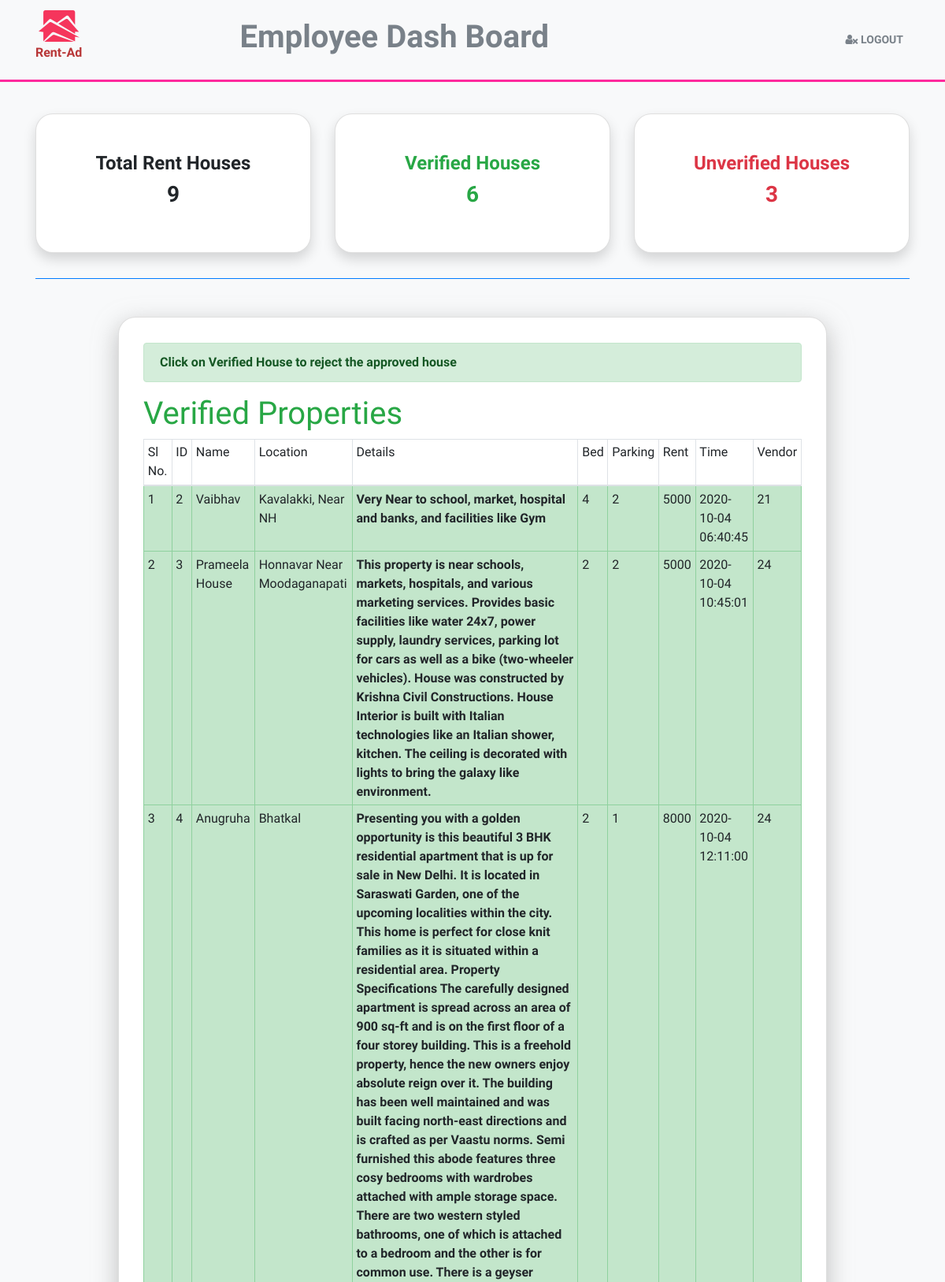
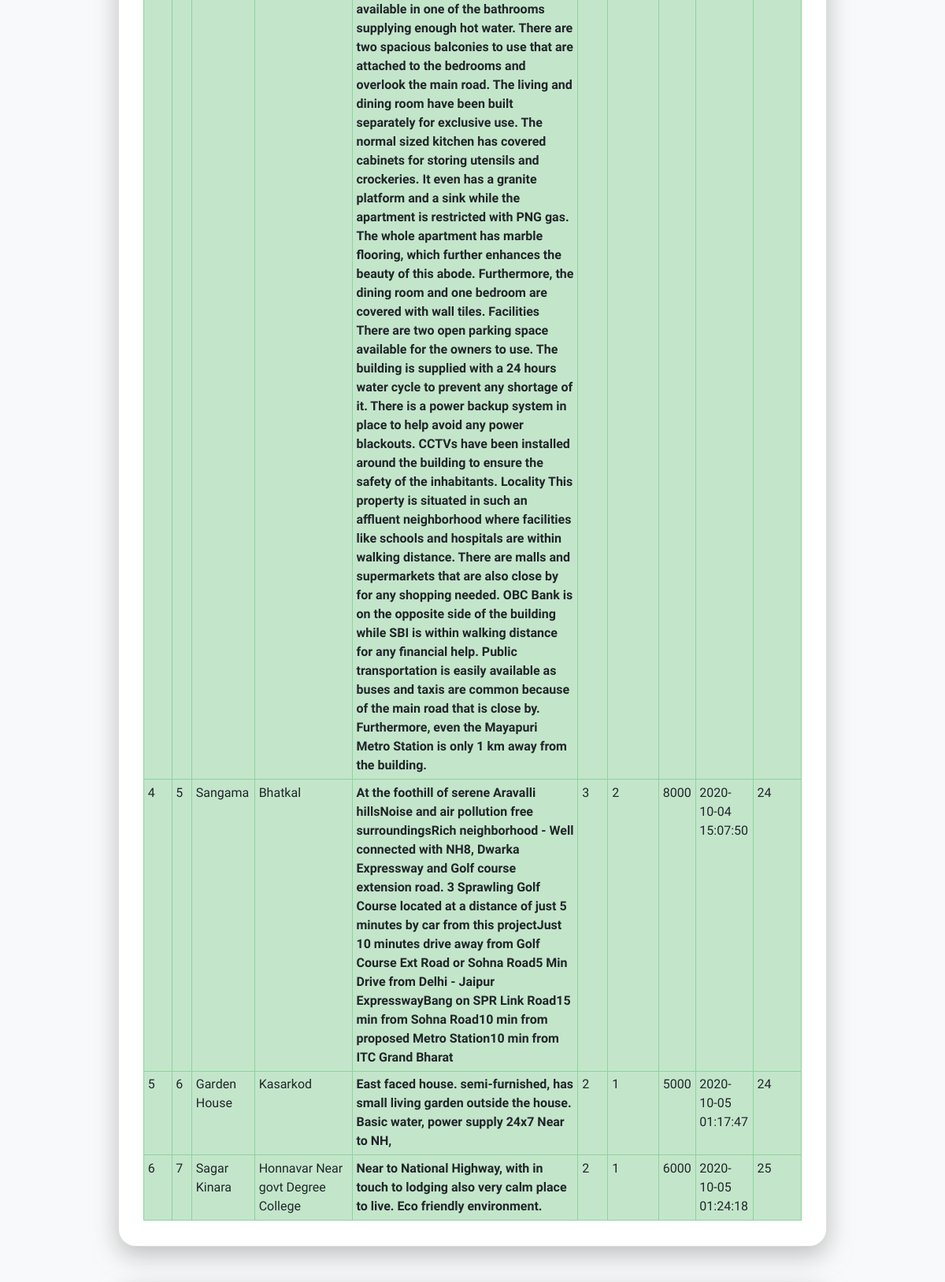
The app's page /employee/dashboard.php (signed in, upper part) with its own data (2 pictures, top to bottom).
### tables this page shows
CREATE TABLE IF NOT EXISTS `properties` (
  `id` int(10) NOT NULL AUTO_INCREMENT COMMENT 'property ID',
  `name` varchar(255) DEFAULT NULL COMMENT 'Property Name or Title',
  `location` varchar(255) NOT NULL COMMENT 'Location of the property',
  `details` varchar(3000) NOT NULL COMMENT 'Property Description',
  `bed` int(2) NOT NULL COMMENT 'Bedrooms ',
  `parking` int(2) NOT NULL COMMENT 'Car parking lot',
  `rpm` varchar(10) NOT NULL COMMENT 'Rent per month / Maintenance Charges',
  `time` timestamp NOT NULL DEFAULT CURRENT_TIMESTAMP COMMENT 'The time of property upload',
  `vendor_id` int(11) DEFAULT NULL,
  `is_verified` tinyint(1) NOT NULL,
  PRIMARY KEY (`id`),
  KEY `id` (`id`),
  KEY `id_2` (`id`)
);

### employee/dashboard.php (the view, shortened to what this page needs)
<?php
    include '../inc/dbconnection.inc.php';
    $rentVerifiedHouses = $rentunVerifiedHouses = [];
    $totalHouses = 0;
    if(isset($_SESSION['employee']['id'])) {
        $verifiedHouseQuery = "SELECT * FROM properties Where is_verified > 0";
        $unVerifiedHouses = "SELECT * FROM properties Where is_verified < 1";
        $verifiedHouses = $conn->query($verifiedHouseQuery);
        $unVerifiedHouses = $conn -> query($unVerifiedHouses);
        foreach ($verifiedHouses as $verifiedHouse ) {
            $rentVerifiedHouses[] = $verifiedHouse;
        }
        foreach ($unVerifiedHouses as $unVerifiedHouse ) {
            $rentunVerifiedHouses[] = $unVerifiedHouse;
        }
        $totalHouses = count($rentVerifiedHouses) + count($rentunVerifiedHouses);
    } else {
        header('location: index.php?employee-must-login');
    }
?>
<!DOCTYPE html>
<html lang="en">
<head>
    <?php include 'inc/links.inc.php'; ?>
</head>
<body class="bg-light">
    <nav class="navbar navbar-expand-md navbar-light bg-light">
        <div class="container">
            <a href="<?php echo $_SERVER['PHP_SELF']; ?>" class="navbar-brand text-center">
                <img src="../assets/icons/favicon.png" alt="rent-ad">
                <h6 class="navbar-brand-name py-1">Rent-Ad</h6>
            </a>
            <div class="collapse navbar-collapse" id="main-nav">
                <ul class="navbar-nav mx-auto">
                    <h2 class="h1 nav-item text-secondary font-weight-bolder">Employee Dash Board</h2>
                </ul>
                <ul class="navbar-nav ml-auto">
                    <li class="nav-item">
                        <a href="dashboard.php?logout-employee=1" class="text-secondary nav-link"><i
                                class="fa fa-user-times"></i>
                            Logout</a>
                    </li>
                </ul>
            </div>
        </div>
    </nav>
    <section class="my-4">
        <div class="container">
            <div class="row">
                <div class="col-md-4">
                    <div class="card p-5 shadow user-select-none">
                        <h4 class="h4 text-center font-weight-bolder user-select-none">Total
                            Rent Houses</h4>
                        <h3 class="h3 text-center font-weight-bolder user-select-none">
                            <?php echo $totalHouses; ?>
                        </h3>
                    </div>
                </div>
                <div class="col-md-4">
                    <a href="#verified-houses" class="text-decoration-none">
                        <div class="card p-5 shadow user-select-none">
                            <h4 class="h4 text-center font-weight-bolder text-success user-select-none">Verified Houses
                            </h4>
                            <h3 class="h3 text-center text-success font-weight-bolder user-select-none">
                                <?php echo count($rentVerifiedHouses); ?>
                            </h3>
                        </div>
                    </a>
                </div>
                <div class="col-md-4">
                    <a href="#unverified-houses" class="text-decoration-none">
                        <div class="card p-5 shadow">
                            <h4 class="h4 text-center font-weight-bolder text-danger user-select-none">Unverified Houses
                            </h4>
                            <h3 class="h3 text-center font-weight-bolder text-danger user-select-none">
                                <?php echo count($rentunVerifiedHouses); ?>
                            </h3>
                        </div>
                    </a>
                </div>
            </div>
            <hr class="border-primary">
        </div>
    </section>
    <section id="verified-houses" class="my-5 card w-75 mx-auto p-3">
        <div class="container">
            <div class="row">
                <div class="col-md-12">
                    <div class="alert alert-success mt-3 font-weight-bolder">Click on Verified House to reject the
                        approved house</div>
                    <h1 class="h1 text-success">Verified Properties</h1>
                    <div class="table-responsive">
                        <table class="table table-sm table-hover table-bordered">
                            <thead class="thead-dark">
                                <td>Sl No.</td>
                                <td>ID</td>
                                <td>Name</td>
                                <td>Location</td>
                                <td>Details</td>
                                <td>Bed</td>
                                <td>Parking</td>
                                <td>Rent</td>
                                <td>Time</td>
                                <td>Vendor</td>
                            </thead>
                            <tbody>
                                <?php $i = 1; ?>
                                <?php foreach($rentVerifiedHouses as $verifiedHouse): ?>
                                <tr class="table-success clickable-row"
                                    data-href="unverify-house.php?property-id=<?php echo $verifiedHouse['id']; ?>">
                                    <td><?php echo $i++; ?></td>
                                    <td><?php echo $verifiedHouse['id'] ?></td>
                                    <td><?php echo $verifiedHouse['name'] ?></td>
                                    <td><?php echo $verifiedHouse['location'] ?></td>
                                    <td class="font-weight-bolder"><?php echo $verifiedHouse['details'] ?></td>
                                    <td><?php echo $verifiedHouse['bed'] ?></td>
                                    <td><?php echo $verifiedHouse['parking'] ?></td>
                                    <td><?php echo $verifiedHouse['rpm'] ?></td>
                                    <td><?php echo $verifiedHouse['time'] ?></td>
                                    <td><?php echo $verifiedHouse['vendor_id'] ?></td>
                                </tr>
                                <?php endforeach; ?>
                            </tbody>
                        </table>
                    </div>
                </div>
            </div>
        </div>
    </section>
</body>
</html>

### dependencies/css/style.css (style rules this page uses)
html { scroll-behavior: smooth; }
body { overflow-x: hidden; font-family: 'Source Sans Pro', sans-serif; background-color: #eee; }
.navbar { border-bottom: deeppink 3px solid; opacity: 0.9; }
.navbar .nav-link { font-size: 14px; font-weight: bolder; text-transform: uppercase; padding-left: 1rem; padding-right: 1rem; transition: color 0.2s; }
.navbar .navbar-brand .navbar-brand-name { color: firebrick; font-weight: bolder; }
.card { margin-top: 1rem; margin-bottom: 1rem; box-shadow: 0px 10px 30px 1px rgba(153, 153, 153, 0.6); border-radius: 22px; }

### records on screen
properties: id "2", name "Vaibhav", location "Kavalakki, Near NH", details "Very Near to school, market, hospital and banks, and facilities like Gym", bed "4", parking "2", rpm "5000", time "2020-10-04 06:40:45", vendor "21"
properties: id "3", name "Prameela House", location "Honnavar Near Moodaganapati", details "This property is near schools, markets, hospitals, and various marketing services. Provides basic facilities like water 24x7, power supply, laundry services, parking lot for cars as well as a bike (two-wheeler vehicles). House was constructed by Krishna Civil Constructions. House Interior is built with Italian technologies like an Italian shower, kitchen. The ceiling is decorated with lights to bring the galaxy like environment.", bed "2", parking "2", rpm "5000", time "2020-10-04 10:45:01", vendor "24"
properties: id "4", name "Anugruha", location "Bhatkal", details "Presenting you with a golden opportunity is this beautiful 3 BHK residential apartment that is up for sale in New Delhi. It is located in Saraswati Garden, one of the upcoming localities within the city. This home is perfect for close knit families as it is situated within a residential area. Property Specifications The carefully designed apartment is spread across an area of 900 sq-ft and is on the first floor of a four storey building. This is a freehold property, hence the new owners enjoy absolute reign over it. The building has been well maintained and was built facing north-east directions and is crafted as per Vaastu norms. Semi furnished this abode features three cosy bedrooms with…", bed "2", parking "1", rpm "8000", time "2020-10-04 12:11:00", vendor "24"
properties: id "5", name "Sangama", location "Bhatkal", details "At the foothill of serene Aravalli hillsNoise and air pollution free surroundingsRich neighborhood - Well connected with NH8, Dwarka Expressway and Golf course extension road. 3 Sprawling Golf Course located at a distance of just 5 minutes by car from this projectJust 10 minutes drive away from Golf Course Ext Road or Sohna Road5 Min Drive from Delhi - Jaipur ExpresswayBang on SPR Link Road15 min from Sohna Road10 min from proposed Metro Station10 min from ITC Grand Bharat", bed "3", parking "2", rpm "8000", time "2020-10-04 15:07:50", vendor "24"
properties: id "6", name "Garden House", location "Kasarkod", details "East faced house. semi-furnished, has small living garden outside the house. Basic water, power supply 24x7 Near to NH,", bed "2", parking "1", rpm "5000", time "2020-10-05 01:17:47", vendor "24"
properties: id "7", name "Sagar Kinara", location "Honnavar Near govt Degree College", details "Near to National Highway, with in touch to lodging also very calm place to live. Eco friendly environment.", bed "2", parking "1", rpm "6000", time "2020-10-05 01:24:18", vendor "25"

### other values on screen
$totalHouses "9"
count($rentVerifiedHouses) "6"
count($rentunVerifiedHouses) "3"
